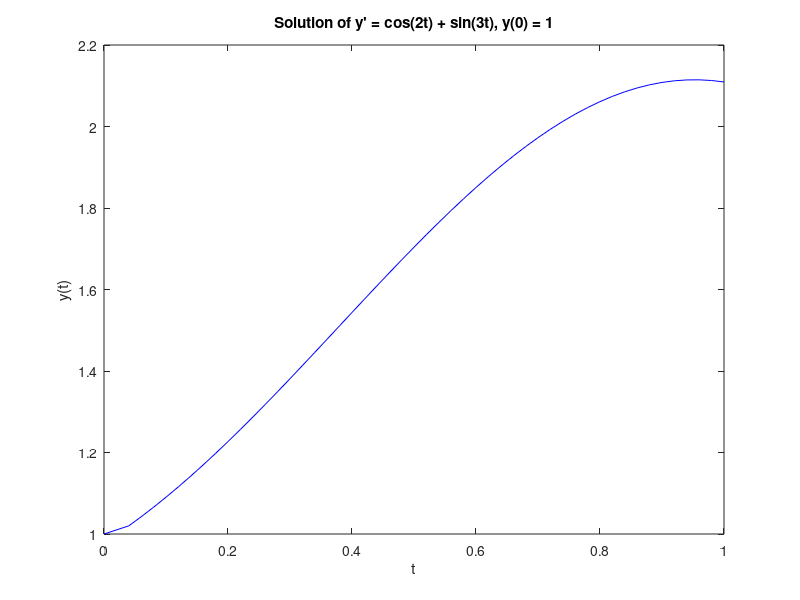

This figure's MATLAB source:
clc;
clear;
h = 0.02;
a = 0;
b = 1;
N = (b - a) / h;
w = zeros(1, N);
t = zeros(1, N);
t(1) = a;
w(1) = 1; % Initial value of y

for i = 2:N
    w(i) = w(i-1) + h * (cos(2*t(i-1)) + sin(3*t(i-1)));
    t(i) = a + i * h;
end

plot([a, t], [1, w], 'b-')
xlabel('t')
ylabel('y(t)')
title("Solution of y' = cos(2t) + sin(3t), y(0) = 1")
